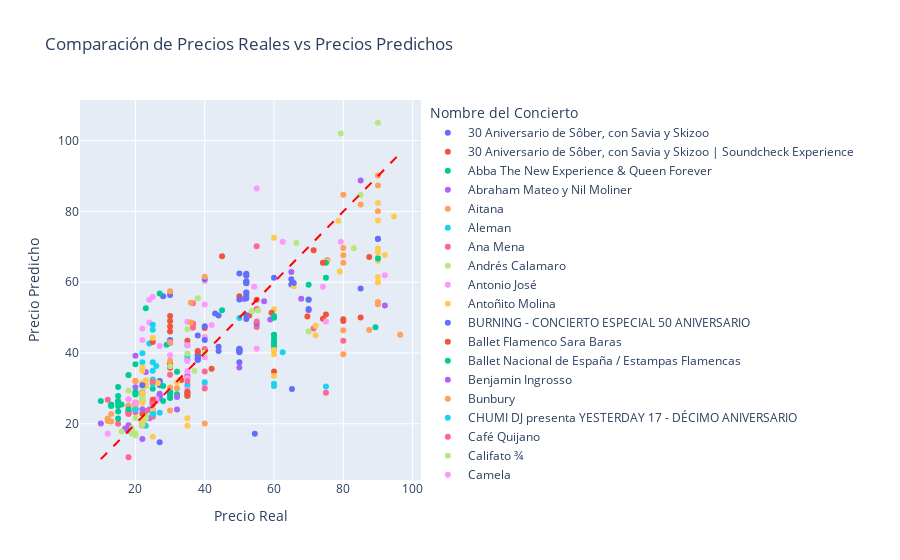

The notebook cell saved with this chart:
### Markdown cell above
RANDOM SEARCH - NUEVOS PARAMETROS - STANDAR SCALER

### Code cell
# Definir los parámetros para Random Search
params = {
    'mlp__hidden_layer_sizes': [(x,) for x in range(1, 300)] + [(x, x) for x in range(0, 300)],  # Incluye configuraciones de una y dos capas
    'mlp__learning_rate': ['invscaling', 'constant','adaptive'] ,
    'mlp__alpha': np.logspace(-5, 2)  # Genera 8 valores entre 10^-5 y 10^2

}

# Realizar Random Search
start_time = time.time()

randomSearch = RandomizedSearchCV(estimator=pipeline, param_distributions=params, n_iter=224, n_jobs=-1, scoring='neg_mean_squared_error', cv=ps)
randomSearch.fit(X_train, y)

results = cross_validate(randomSearch.best_estimator_, X_train, y, cv=ps, scoring=scoring, return_train_score=True)

end_time = time.time()
execution_time = end_time - start_time
print("Tiempo de ejecución:", execution_time, "segundos")

print('Mejores parámetros RandomSearch: ', randomSearch.best_params_)

resultados = crear_tabla_resultados(results)

cargar_modelo_mlflow(randomSearch.best_estimator_, 'MAX_PRICE', 'RANDOM SEARCH 2', resultados, execution_time)

# Mostrar las predicciones y los valores reales
plot_model_predictions(randomSearch.best_estimator_, X_train, y, data_max)
feature_importance(randomSearch.best_estimator_, X_train, y, 15)
resultados
